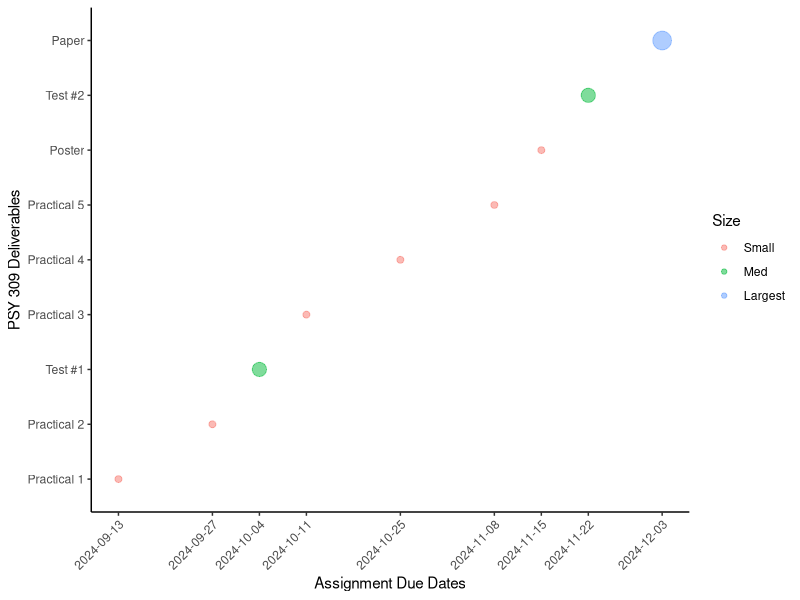

Reproduce this figure in R. (Note: this script raises an error after producing the figure.)
## ---- chunk 1
knitr::opts_chunk$set(echo = FALSE,message=FALSE,warning=FALSE)

library(tidyverse)
library(reshape2)

data <- read_csv("Breakdown.csv")
## ---- chunk 2
knitr::kable(data)
## ---- chunk 3
data$Assignment <- as.character(data$Assignment)
data$Assignment <- factor(data$Assignment,levels=unique(data$Assignment))

data$Size <- as.character(data$Size)
data$Size <- factor(data$Size, levels=c("Small","Med","Largest"))

a <- data %>%
  ggplot(aes(x=Due_Date,y=Assignment,colour=Size,size=Size))+
  geom_point(alpha=0.5)+
  theme_classic()+
  scale_x_continuous(labels = as.character(data$Due_Date),breaks=data$Due_Date)+
  theme(axis.text.x = element_text(angle = 45,vjust=1,hjust=1))+
  labs(
    x="Assignment Due Dates",
    y="PSY 309 Deliverables"
  )+
  guides(size="none")

ggsave("Psy309_deliverables.png",a,height=4,width=5,dpi=300)

knitr::include_graphics("Psy309_deliverables.png")
